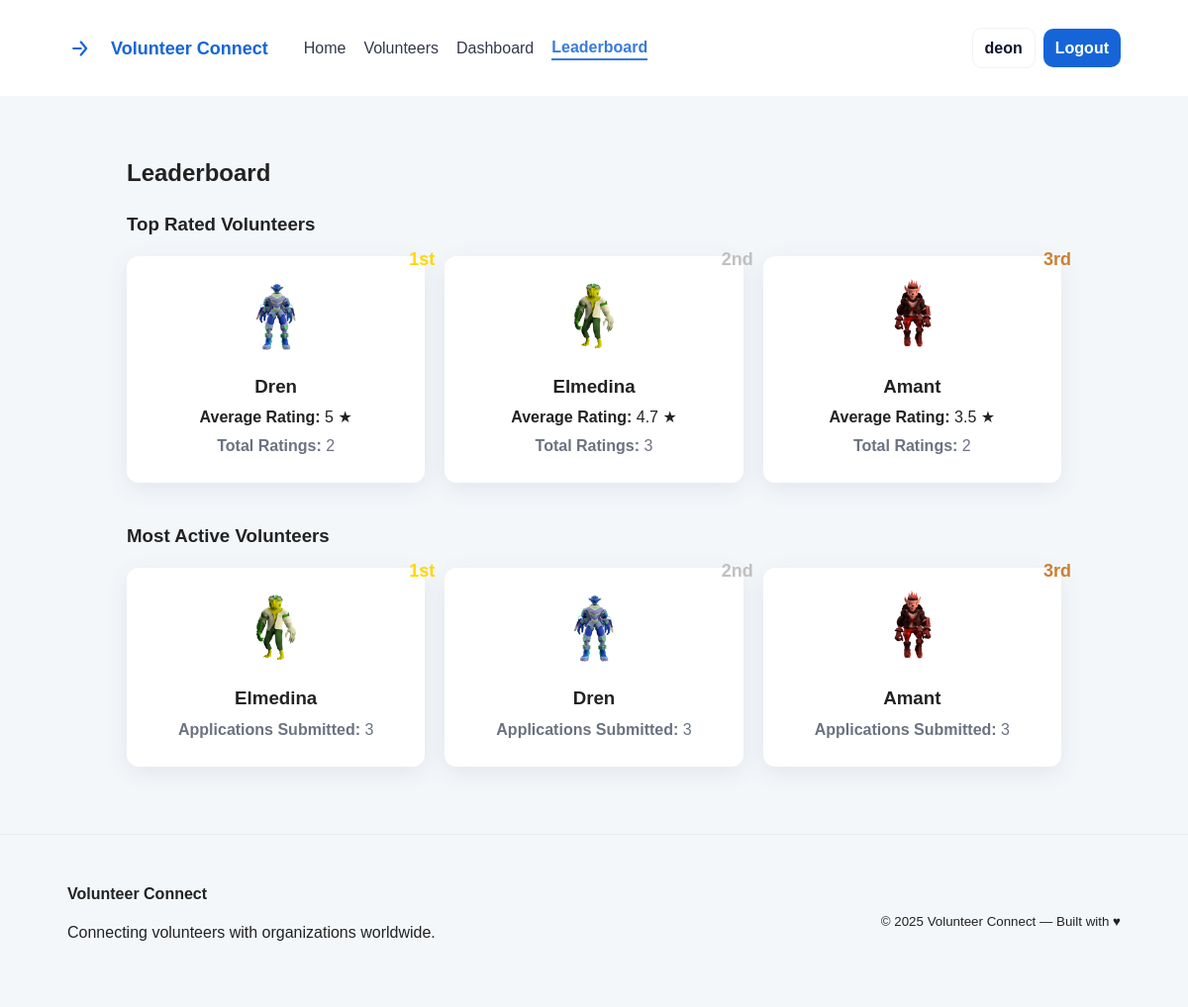
Screenshot of /public/leaderboard.php (signed in) with the database file from the repository.
### tables this page shows
CREATE TABLE `users` (
  `id` int(11) NOT NULL,
  `email` varchar(255) NOT NULL,
  `password` varchar(255) NOT NULL,
  `user_type` enum('volunteer','seeker') NOT NULL,
  `name` varchar(120) DEFAULT NULL,
  `interests` text DEFAULT NULL,
  `skills` text DEFAULT NULL,
  `bio` text DEFAULT NULL,
  `location` varchar(255) DEFAULT NULL,
  `photo` varchar(255) DEFAULT NULL,
  `created_at` timestamp NOT NULL DEFAULT current_timestamp(),
  `is_admin` tinyint(1) DEFAULT 0,
  `availability` varchar(50) DEFAULT NULL
);

### includes/init.php (called while the page is built, shortened)
<?php
$user = 'root';
function e($str) {
    return htmlspecialchars($str, ENT_QUOTES, 'UTF-8');
}
function is_logged_in() {
    return isset($_SESSION['user_id']);
}
function current_user($pdo) {
    $stmt = $pdo->prepare('SELECT * FROM users WHERE id = ?');
    $stmt->execute([$_SESSION['user_id']]);
    $user = $stmt->fetch();
    return $user;
}

### public/leaderboard.php (the view, shortened to what this page needs)
<?php
require_once __DIR__ . '/../includes/init.php';
$stmt = $pdo->query('
    SELECT u.id, u.name, u.photo, AVG(r.rating) as avg_rating, COUNT(r.id) as total_ratings
    FROM users u
    LEFT JOIN ratings r ON u.id = r.volunteer_id
    WHERE u.user_type="volunteer"
    GROUP BY u.id
    ORDER BY avg_rating DESC
    LIMIT 3
');
$top_rated = $stmt->fetchAll();
$stmt = $pdo->query('
    SELECT u.id, u.name, u.photo, COUNT(a.id) as total_apps
    FROM users u
    LEFT JOIN applications a ON u.id = a.volunteer_id
    WHERE u.user_type="volunteer"
    GROUP BY u.id
    ORDER BY total_apps DESC
    LIMIT 3
');
$most_active = $stmt->fetchAll();
require_once __DIR__ . '/../includes/header.php';
?>
<div class="vc-container" style="padding-top:40px; max-width:1000px;">
    <h2>Leaderboard</h2>
    <h3>Top Rated Volunteers</h3>
    <div class="leaderboard-grid" style="display:grid;grid-template-columns:repeat(auto-fit,minmax(250px,1fr));gap:20px;margin-bottom:40px;">
        <?php
        $medals = ['#FFD700', '#C0C0C0', '#CD7F32'];
        $positions = ['1st', '2nd', '3rd'];
        foreach ($top_rated as $index => $v):
        ?>
            <div class="leader-card" style="background:var(--card);border-radius:12px;box-shadow:var(--shadow);padding:20px;text-align:center;position:relative;">
                <div style="position:absolute;top:-10px;right:-10px;font-weight:bold;font-size:18px;color:<?php echo $medals[$index]; ?>;">
                    <?php echo $positions[$index]; ?>
                </div>
                <img src="uploads/avatars/<?php echo e($v['photo'] ?? 'avatar1.png'); ?>"
                     alt="avatar" style="width:80px;height:80px;border-radius:50%;margin-bottom:12px;">
                <h3 style="margin:0 0 6px;"><?php echo e($v['name']); ?></h3>
                <p style="margin:0 0 6px;">
                    <strong>Average Rating:</strong> <?php echo round($v['avg_rating'] ?? 0, 1); ?> ★
                </p>
                <p style="margin:0 0 6px;color:var(--muted);">
                    <strong>Total Ratings:</strong> <?php echo $v['total_ratings']; ?>
                </p>
            </div>
        <?php endforeach; ?>
    </div>
    <h3>Most Active Volunteers</h3>
    <div class="leaderboard-grid" style="display:grid;grid-template-columns:repeat(auto-fit,minmax(250px,1fr));gap:20px;">
        <?php
        foreach ($most_active as $index => $v):
        ?>
            <div class="leader-card" style="background:var(--card);border-radius:12px;box-shadow:var(--shadow);padding:20px;text-align:center;position:relative;">
                <div style="position:absolute;top:-10px;right:-10px;font-weight:bold;font-size:18px;color:<?php echo $medals[$index]; ?>;">
                    <?php echo $positions[$index]; ?>
                </div>
                <img src="uploads/avatars/<?php echo e($v['photo'] ?? 'avatar1.png'); ?>"
                     alt="avatar" style="width:80px;height:80px;border-radius:50%;margin-bottom:12px;">
                <h3 style="margin:0 0 6px;"><?php echo e($v['name']); ?></h3>
                <p style="margin:0 0 6px;color:var(--muted);">
                    <strong>Applications Submitted:</strong> <?php echo $v['total_apps']; ?>
                </p>
            </div>
        <?php endforeach; ?>
    </div>
</div>
<?php require_once __DIR__ . '/../includes/footer.php'; ?>

### includes/header.php (shortened to what this page needs)
<?php
require_once __DIR__ . '/init.php';
$user = current_user($pdo);
$current_page = basename($_SERVER['PHP_SELF']);
?>
<!doctype html>
<html lang="en">
<head>
  <link rel="stylesheet" href="css/styles.css">
</head>
<body>
<header class="vc-header">
  <div class="vc-container header-inner">
    <div class="brand">
      <a href="index.php" class="logo">
        <span class="brand-text">Volunteer Connect</span>
      </a>
    </div>
    <nav class="nav">
      <a href="index.php" class="<?php echo $current_page == 'index.php' ? 'active' : ''; ?>">Home</a>
      <a href="search.php" class="<?php echo $current_page == 'search.php' ? 'active' : ''; ?>">Volunteers</a>
      <a href="dashboard.php" class="<?php echo $current_page == 'dashboard.php' ? 'active' : ''; ?>">Dashboard</a>
      <a href="leaderboard.php" class="<?php echo $current_page == 'leaderboard.php' ? 'active' : ''; ?>">Leaderboard</a>
    </nav>
    <div class="auth">
      <?php if ($user): ?>
        <a class="btn btn-ghost" href="profile.php"><?php echo e($user['name'] ?: $user['email']); ?></a>
        <a class="btn btn-primary" href="logout.php">Logout</a>
      <?php else: ?>
        <a class="btn btn-ghost" href="login.php">Login</a>
        <a class="btn btn-primary" href="register.php">Sign Up</a>
      <?php endif; ?>
    </div>
  </div>
</header>
<main>

### public/css/styles.css (style rules this page uses)
:root { --bg: #f5f7fb; --card: #ffffff; --muted: #6b7280; --accent: linear-gradient(90deg,#2b8ef7 0%,#5bd17a 100%); --primary: #1565d8; --radius: 12px; --shadow: 0 6px 24px rgba(13, 42, 80, 0.08); --glass: rgba(255,255,255,0.65); }
* { box-sizing:border-box }
html,body { height:100% }
body { margin:0; font-family: "Inter", system-ui, -apple-system, "Segoe UI", Roboto, "Helvetica Neue", Arial; background: var(--bg); color:#0f172a; -webkit-font-smoothing:antialiased; -moz-osx-font-smoothing:grayscale; line-height:1.45; }
.vc-container { max-width:1120px;margin:0 auto;padding:28px }
.vc-header { background:#fff;border-bottom:1px solid rgba(15,23,42,0.04);position:sticky;top:0;z-index:80 }
.header-inner { display:flex;align-items:center;gap:16px }
.brand { display:flex;align-items:center }
.logo { display:flex;align-items:center;gap:10px;text-decoration:none;color:var(--primary);font-weight:700 }
.brand-text { font-size:18px }
.nav { margin-left:20px;display:flex;gap:18px;align-items:center }
.nav a { color:#0f172a;text-decoration:none;font-weight:500;opacity:0.85 }
.auth { margin-left:auto;display:flex;gap:8px;align-items:center }
.btn { display:inline-block;padding:10px 14px;border-radius:10px;text-decoration:none;font-weight:600;cursor:pointer }
.btn-ghost { background:transparent;border:1px solid rgba(15,23,42,0.06);color:#0f172a;padding:8px 12px;border-radius:10px }
.btn-primary { background:var(--primary);color:#fff;border:none;padding:8px 12px;border-radius:10px }
body { margin: 0; padding: 0; font-family: "Poppins", sans-serif; background: #f4f7fa; color: #222; }

### includes/header.php (style rules this page uses)
.nav a.active { color: #1565D8; font-weight: 600; border-bottom: 2px solid #1565D8; }

### rows the page displays
users: name "deon"
users: index "1st", photo (picture), name "Dren", avg_rating "5", total_ratings "2", index "2nd", total_apps "3"
users: index "2nd", photo (picture), name "Elmedina", avg_rating "4.7", total_ratings "3", index "1st", total_apps "3"
users: index "3rd", photo (picture), name "Amant", avg_rating "3.5", total_ratings "2", total_apps "3"
